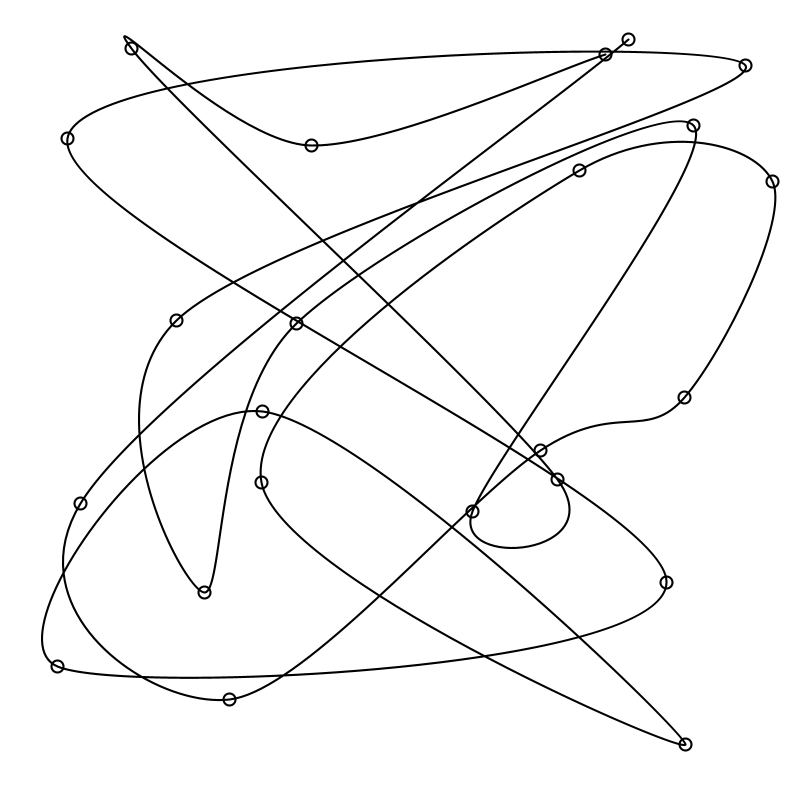
Frame 1 (no input)
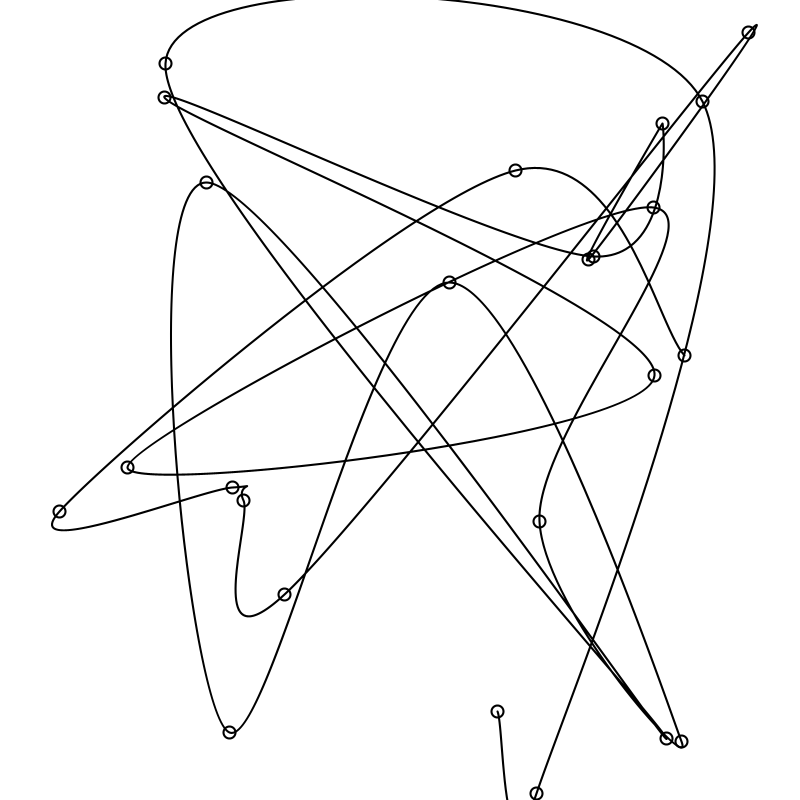
Frame 60 (the mouse pressed at the canvas centre just before this capture)
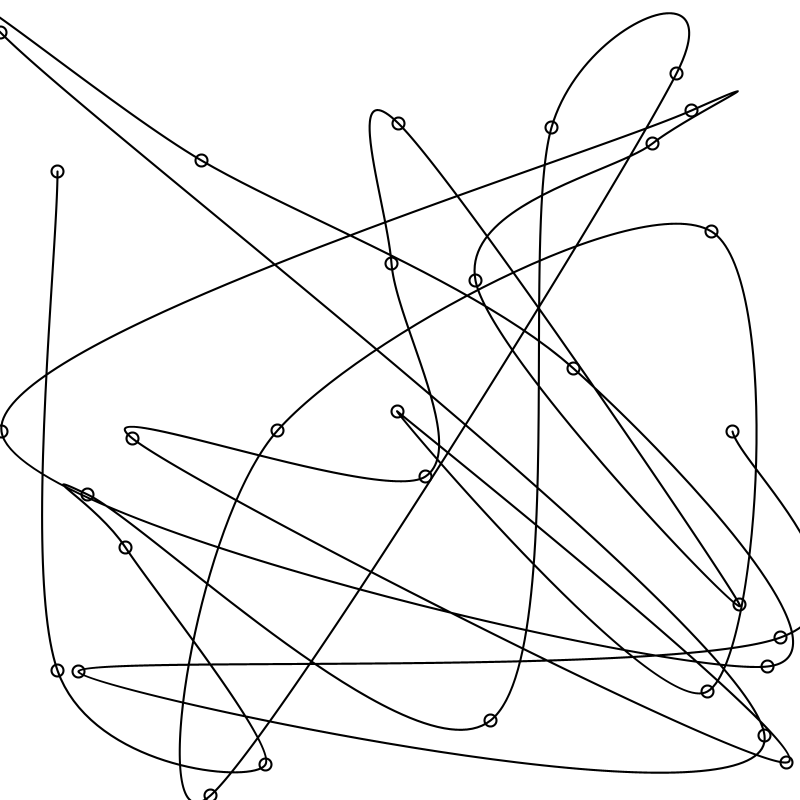
Frame 120 (the mouse held since frame 60 and released just before this capture)

The Processing sketch that drew these frames (run headless with seeded random() and noise(); from frame 60 on, the mouse is pressed at the canvas centre):

// Processing sketch: rnd_curve_vertex
// ── rnd_curve_vertex.pde
//foundations of this: https://processing.org/tutorials/curves/

int node_size = 12;
float framesPerSecond = 12;

void setup() {
  size(800, 800);
  smooth();
  noFill();
  stroke(0);
  strokeWeight(2.1);
  rnd_curve_vertices();
  frameRate(framesPerSecond);
}

void rnd_curve_vertices() {
  int numInternalPoints = int(random(5, 30));
  background(255);
  beginShape();
  int start_RND_x = int(random(0, width));
  int start_RND_y = int(random(0, width));
  curveVertex(start_RND_x, start_RND_y); // the first control point
  curveVertex(start_RND_x, start_RND_y); // is also the start point of curve
  ellipse(start_RND_x, start_RND_y, node_size, node_size);
  for (int i = 0; i < numInternalPoints; i++) {
    int middle_RND_x = int(random(0, width));
    int middle_RND_y = int(random(0, width));
    curveVertex(middle_RND_x, middle_RND_y);
    ellipse(middle_RND_x, middle_RND_y, node_size, node_size);
  }
  int end_RND_x = int(random(0, width));
  int end_RND_y = int(random(0, width));  
  curveVertex(end_RND_x, end_RND_y); // the last point of curve
  curveVertex(end_RND_x, end_RND_y); // is also the last control point
  ellipse(end_RND_x, end_RND_y, node_size, node_size);
  endShape();
}

void draw() {
  rnd_curve_vertices();
}

//void mousePressed() {
//  rnd_curve_vertices();
//}

//void keyPressed() {
//  rnd_curve_vertices();
//}
